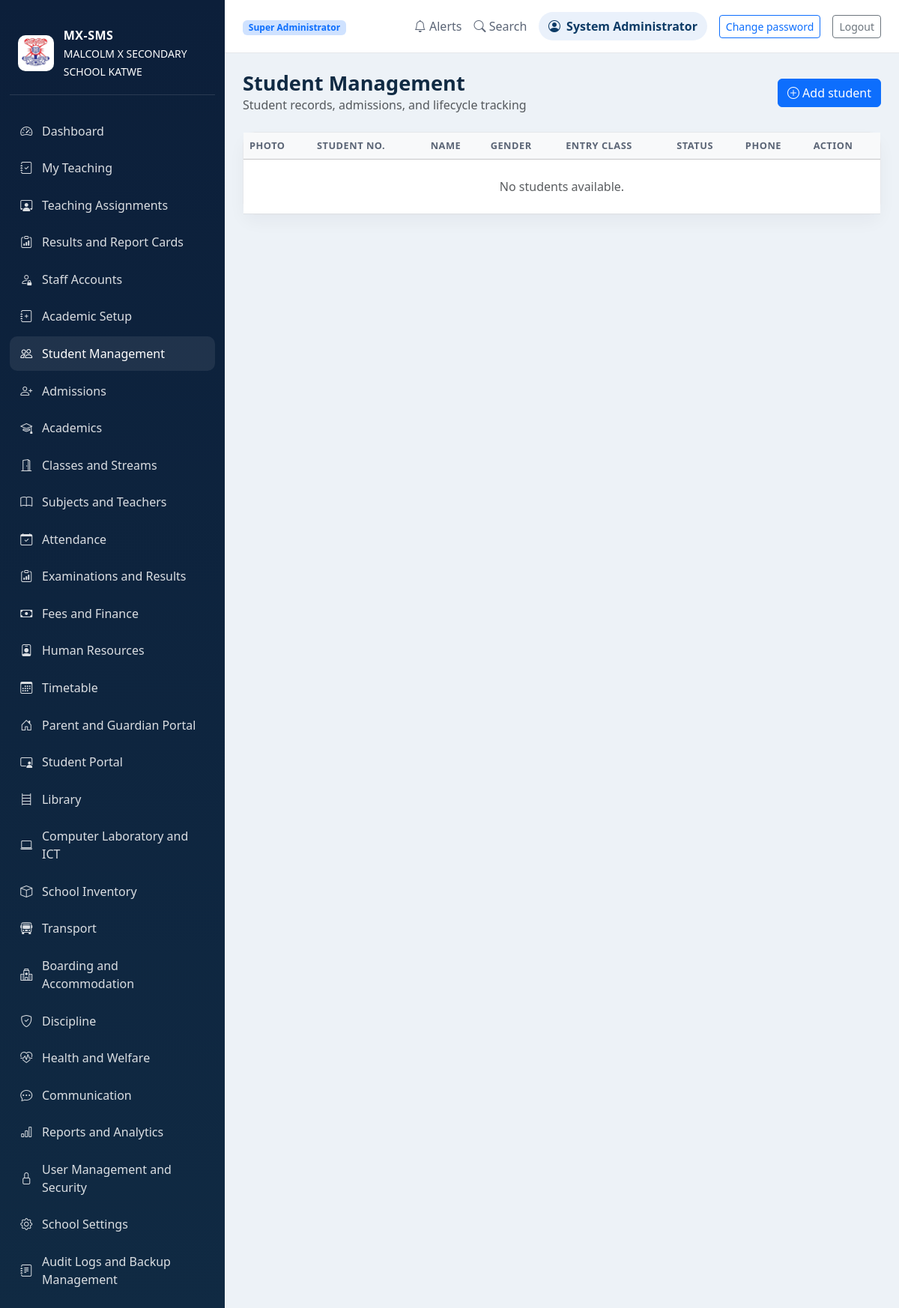
/students (signed in), run on the app's committed database.
### app/models.py (models this page shows, shortened)
class Role(db.Model):
    __tablename__ = "role"
    id: Mapped[int] = mapped_column(Integer, primary_key=True)
    name: Mapped[str] = mapped_column(String(80), unique=True, nullable=False)
    description: Mapped[str] = mapped_column(Text, default="")
    permissions: Mapped[list["Permission"]] = relationship(
        "Permission",
        secondary=roles_permissions,
        back_populates="roles",
        cascade="all, delete",
    )
    users: Mapped[list["User"]] = relationship("User", back_populates="role")

class User(UserMixin, db.Model):
    __tablename__ = "user"
    id: Mapped[int] = mapped_column(Integer, primary_key=True)
    username: Mapped[str] = mapped_column(String(40), unique=True, nullable=False)
    email: Mapped[str] = mapped_column(String(120), unique=True, nullable=False)
    password_hash: Mapped[str] = mapped_column(String(255), nullable=False)
    first_name: Mapped[str] = mapped_column(String(80), nullable=False)
    last_name: Mapped[str] = mapped_column(String(80), nullable=False)
    role_id: Mapped[int | None] = mapped_column(ForeignKey("role.id"), nullable=True)
    is_active: Mapped[bool] = mapped_column(default=True)
    created_at: Mapped[datetime] = mapped_column(DateTime, default=datetime.utcnow)
    role: Mapped[Role | None] = relationship("Role", back_populates="users")
    @property
    def full_name(self):
        return f"{self.first_name} {self.last_name}".strip()

### app/routes.py (the view)
@main.route("/students")
@login_required
def students():
    students_list = Student.query.order_by(Student.created_at.desc()).all()
    return render_template("students.html", students=students_list)

### app/routes.py (called while the page is built, shortened)
def role_name(user=None):
    user = user or current_user._get_current_object()
    if isinstance(user, StudentAccount):
        return "Student"
    user_role = getattr(user, "role", None)
    return user_role.name if user_role else None

@main.before_request
def restrict_student_access():
    if not current_user.is_authenticated:
        return None
    user = current_user._get_current_object()
    endpoint = request.endpoint
    if isinstance(user, StudentAccount):
        if endpoint not in STUDENT_ENDPOINTS:
            return redirect(url_for("main.student_portal"))
        return None
    role = role_name(user)
    if role == "Super Administrator":
        return None
    if endpoint not in ROLE_ENDPOINTS.get(role, set()):
        abort(403)
    return None

@main.context_processor
def inject_globals():
    user_role = role_name()
    if user_role == "Student":
        allowed_slugs = {"student-portal"}
    elif user_role == "Teacher":
        allowed_slugs = {"dashboard", "teacher-work"}
    elif user_role == "Bursar":
        allowed_slugs = {"dashboard", "finance"}
    else:
        allowed_slugs = {module["slug"] for module in MODULES}
    school = School.query.first()
    return {
        "module_nav": [module for module in MODULES if module["slug"] in allowed_slugs],
        "is_student_user": user_role == "Student",
        "user_role": user_role,
        "school": school,
        "school_name": school.name if school else "MALCOLM X SECONDARY SCHOOL KATWE",
    }

### app/templates/students.html (shortened to what this page needs)
{% extends 'base.html' %}
{% block content %}
<div class="d-flex justify-content-between align-items-center mb-4">
  <div>
    <h2 class="page-title">Student Management</h2>
    <p class="text-muted mb-0">Student records, admissions, and lifecycle tracking</p>
  </div>
  <a href="{{ url_for('main.new_student') }}" class="btn btn-primary"><i class="bi bi-plus-circle"></i> Add student</a>
</div>
<div class="card">
  <div class="card-body p-0">
    <div class="table-responsive">
      <table class="table table-hover align-middle mb-0">
        <thead class="table-light">
          <tr>
            <th>Photo</th>
            <th>Student No.</th>
            <th>Name</th>
            <th>Gender</th>
            <th>Entry Class</th>
            <th>Status</th>
            <th>Phone</th>
            <th>Action</th>
          </tr>
        </thead>
        <tbody>
          {% for student in students %}
          <tr>
            <td>
              {% if student.passport_photo %}
                <img src="{{ url_for('main.student_passport_photo', student_id=student.id) }}" alt="{{ student.full_name }} passport photo" class="rounded border" style="width: 40px; height: 50px; object-fit: cover;" />
              {% else %}
                <span class="text-muted">—</span>
              {% endif %}
            </td>
            <td>{{ student.student_no }}</td>
            <td>{{ student.full_name }}</td>
            <td>{{ student.gender }}</td>
            <td>{{ student.placement.class_room.label if student.placement else student.entry_class }}</td>
            <td><span class="badge bg-success-subtle text-success">{{ student.status }}</span></td>
            <td>{{ student.phone or '—' }}</td>
            <td>
              <a href="{{ url_for('main.student_detail', student_id=student.id) }}" class="btn btn-sm btn-outline-primary">View</a>
            </td>
          </tr>
          {% else %}
          <tr>
            <td colspan="8" class="text-center py-4 text-muted">No students available.</td>
          </tr>
          {% endfor %}
        </tbody>
      </table>
    </div>
  </div>
</div>
{% endblock %}

### app/templates/base.html (shortened to what this page needs)
<!DOCTYPE html>
<html lang="en">
  <head>
    <link href="https://cdn.jsdelivr.net/npm/bootstrap@5.3.3/dist/css/bootstrap.min.css" rel="stylesheet" />
    <link rel="stylesheet" href="https://cdn.jsdelivr.net/npm/bootstrap-icons@1.11.3/font/bootstrap-icons.min.css" />
    <link rel="stylesheet" href="{{ url_for('static', filename='css/style.css') }}" />
  </head>
  <body>
    {% if current_user.is_authenticated %}
    <div class="app-shell d-flex">
      <aside class="sidebar">
        <div class="brand-box">
          <img
            class="school-badge sidebar-school-badge"
            src="{{ url_for('static', filename=school.profile_photo) if school and school.profile_photo else url_for('static', filename='images/school-badge.png') }}"
            alt="{{ school.name ~ ' profile picture' if school and school.profile_photo else 'Malcolm X Secondary School badge' }}"
          />
          <div>
            <div class="brand-name">MX-SMS</div>
            <small>{{ school_name }}</small>
          </div>
        </div>
        <nav class="nav flex-column mt-4 sidebar-nav">
          {% for module in module_nav %}
            <a class="nav-link {% if request.endpoint == module.route %}active{% endif %}" href="{{ url_for(module.route) }}">
              <i class="bi {{ module.icon }}"></i>
              <span>{{ module.label }}</span>
            </a>
          {% endfor %}
        </nav>
      </aside>
      <main class="content-area">
        <header class="topbar">
          <div>
            <span class="badge bg-primary-subtle text-primary">
              {{ 'Student portal' if is_student_user else user_role }}
            </span>
          </div>
          <div class="topbar-actions">
            <span class="me-3"><i class="bi bi-bell"></i> Alerts</span>
            <span class="me-3"><i class="bi bi-search"></i> Search</span>
            <span class="user-pill"><i class="bi bi-person-circle"></i> {{ current_user.full_name }}</span>
            {% if not is_student_user %}
              <a href="{{ url_for('main.staff_change_password') }}" class="btn btn-sm btn-outline-primary ms-3">Change password</a>
            {% endif %}
            <a href="{{ url_for('main.logout') }}" class="btn btn-sm btn-outline-secondary ms-3">Logout</a>
          </div>
        </header>
        <div class="page-body">{% block content %}{% endblock %}</div>
      </main>
    </div>
    {% endif %}
  </body>
</html>

### app/static/css/style.css (style rules this page uses)
:root { --primary: #0d3b66; --primary-soft: #eaf1fb; --navy: #102a43; --muted: #5b6576; --panel: #f8fafc; --light-border: #e5e7eb; --success: #1b9c85; --warning: #f4b942; --info: #3b82f6; }
body { background: #edf2f7; color: #1f2937; font-family: "Segoe UI", Tahoma, sans-serif; }
.school-badge { display: block; flex: 0 0 auto; object-fit: contain; background: #fff; border-radius: 10px; }
.sidebar-school-badge { width: 48px; height: 48px; padding: 2px; }
.app-shell { min-height: 100vh; }
.sidebar { width: 300px; background: linear-gradient(180deg, #0c1f3a 0%, #102a43 100%); color: white; padding: 1.2rem 0.8rem; overflow-y: auto; }
.brand-box { display: flex; align-items: center; gap: 0.8rem; padding: 1rem 0.7rem 1.2rem; border-bottom: 1px solid rgba(255, 255, 255, 0.12); }
.brand-name { font-weight: 700; letter-spacing: 0.03em; }
.sidebar-nav { gap: 0.2rem; }
.sidebar-nav .nav-link { color: rgba(255,255,255,0.85); border-radius: 10px; padding: 0.7rem 0.9rem; display: flex; align-items: center; gap: 0.8rem; transition: 0.2s ease; }
.sidebar-nav .nav-link:hover, .sidebar-nav .nav-link.active { background: rgba(255,255,255,0.08); color: white; }
.content-area { flex: 1; background: #edf2f7; }
.topbar { background: white; border-bottom: 1px solid var(--light-border); padding: 1rem 1.5rem; display: flex; justify-content: space-between; align-items: center; }
.topbar-actions { display: flex; align-items: center; color: var(--muted); }
.user-pill { display: inline-flex; align-items: center; gap: 0.5rem; background: var(--primary-soft); border-radius: 999px; padding: 0.45rem 0.8rem; color: var(--primary); font-weight: 600; }
.page-body { padding: 1.5rem; }
.page-title { font-size: clamp(1.7rem, 2vw, 2.3rem); font-weight: 700; color: var(--navy); margin: 0; }
.card { border: 1px solid var(--light-border); border-radius: 16px; box-shadow: 0 10px 22px rgba(15, 23, 42, 0.04); background: white; }
.table thead th { font-size: 0.8rem; letter-spacing: 0.04em; text-transform: uppercase; color: var(--muted); }

### data on the page
Role: name "Super Administrator"
User: is_active True (drawn), full_name "System Administrator"

### other printed values
{{ school_name }} "MALCOLM X SECONDARY SCHOOL KATWE"
{{ module.label }} "Dashboard" "My Teaching" "Teaching Assignments" "Results and Report Cards" "Staff Accounts" "Academic Setup" "Student Management" "Admissions" "Academics" "Classes and Streams" "Subjects and Teachers" "Attendance" "Examinations and Results" "Fees and Finance" "Human Resources" "Timetable" "Parent and Guardian Portal" "Student Portal" "Library" "Computer Laboratory and ICT" "School Inventory" "Transport" "Boarding and Accommodation" "Discipline" "Health and Welfare" "Communication" "Reports and Analytics" "User Management and Security" "School Settings" "Audit Logs and Backup Management"
